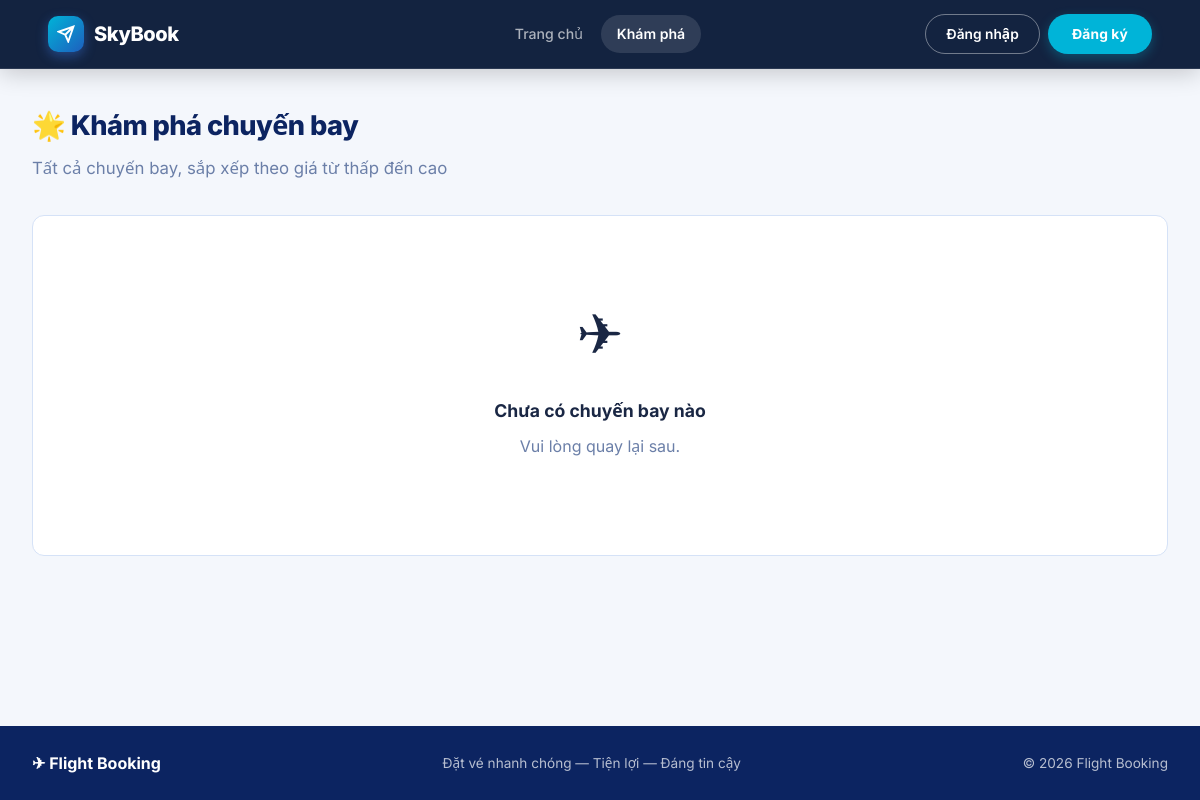
The page /recommendations/ on the database as committed earlier.
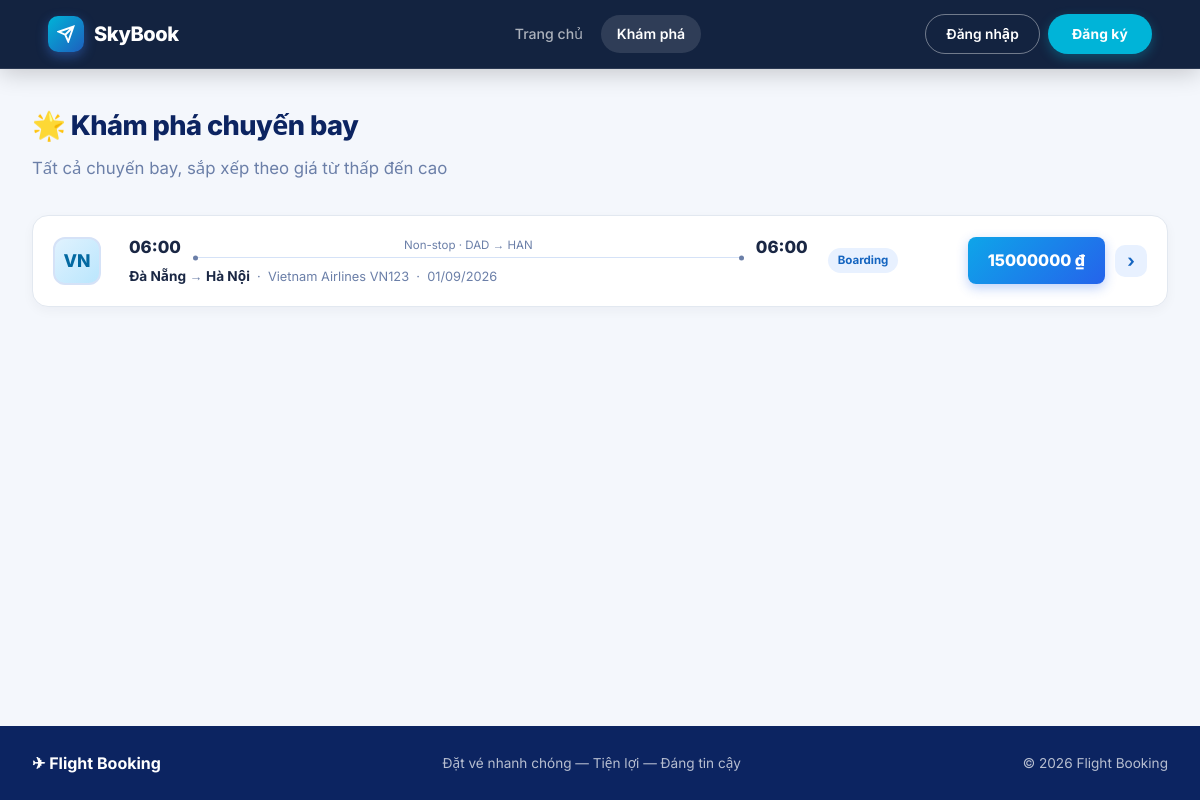
The same page on the database as committed later.
### flights/models.py (models this page shows, shortened)
class Flight(models.Model):
    STATUS_CHOICES = [
        ("scheduled", "Scheduled"),
        ("boarding", "Boarding"),
        ("departed", "Departed"),
        ("completed", "Completed"),
        ("cancelled", "Cancelled"),
    ]
    flight_number = models.CharField(max_length=20, verbose_name="Flight Number")
    airline = models.ForeignKey(Airline, on_delete=models.CASCADE, related_name="flights", verbose_name="Airline")
    aircraft = models.ForeignKey(Aircraft, on_delete=models.CASCADE, related_name="flights", verbose_name="Aircraft")
    departure_airport = models.ForeignKey(Airport, on_delete=models.CASCADE, related_name="departures", verbose_name="Departure Airport")
    arrival_airport = models.ForeignKey(Airport, on_delete=models.CASCADE, related_name="arrivals", verbose_name="Arrival Airport")
    departure_time = models.DateTimeField(db_index=True, verbose_name="Departure Time")
    arrival_time = models.DateTimeField(verbose_name="Arrival Time")
    price = models.DecimalField(max_digits=12, decimal_places=2, verbose_name="Base Price")
    status = models.CharField(max_length=20, choices=STATUS_CHOICES, default="scheduled", db_index=True, verbose_name="Status")
    class Meta:
        verbose_name = "Flight"
        verbose_name_plural = "Flights"

class Airline(models.Model):
    name = models.CharField(max_length=100, verbose_name="Airline Name")
    code = models.CharField(max_length=10, unique=True, verbose_name="Airline Code")
    logo = models.URLField(blank=True, verbose_name="Logo URL")
    class Meta:
        verbose_name = "Airline"
        verbose_name_plural = "Airlines"

class Airport(models.Model):
    name = models.CharField(max_length=150, verbose_name="Airport Name")
    code = models.CharField(max_length=10, unique=True, verbose_name="Airport Code")
    city = models.CharField(max_length=100, verbose_name="City")
    class Meta:
        verbose_name = "Airport"
        verbose_name_plural = "Airports"

### recommendations/views.py (the view)
def recommendations(request):
    flights = Flight.objects.select_related(
        "airline", "departure_airport", "arrival_airport"
    ).order_by("price")
    return render(
        request,
        "recommendations/recommendations.html",
        {"flights": flights}
    )

### templates/recommendations/recommendations.html (shortened to what this page needs)
{% extends "base.html" %}
{% block content %}
<h1>🌟 Khám phá chuyến bay</h1>
<p class="page-subtitle">Tất cả chuyến bay, sắp xếp theo giá từ thấp đến cao</p>
{% for flight in flights %}
<div class="flight-result">
  <div class="fr-logo">{{ flight.airline.code|default:flight.airline.name|slice:":2"|upper }}</div>
  <div class="fr-info">
    <div class="fr-times">
      <span class="fr-time">{{ flight.departure_time|date:"H:i" }}</span>
      <div class="fr-duration-line">
        <span>Non-stop · {{ flight.departure_airport.code }} → {{ flight.arrival_airport.code }}</span>
        <div class="fr-line"></div>
      </div>
      <span class="fr-time">{{ flight.arrival_time|date:"H:i" }}</span>
    </div>
    <div class="fr-route">
      <strong>{{ flight.departure_airport.city }}</strong> → <strong>{{ flight.arrival_airport.city }}</strong>
      &nbsp;·&nbsp; {{ flight.airline.name }} {{ flight.flight_number }}
      &nbsp;·&nbsp; {{ flight.departure_time|date:"d/m/Y" }}
    </div>
  </div>
  <div class="fr-tags"><span class="fr-tag">{{ flight.get_status_display }}</span></div>
  <div class="fr-price-block">
    <a href="{% url 'create_booking' flight.id %}" class="fr-price-btn">{{ flight.price|floatformat:0 }} ₫</a>
    <a href="{% url 'flight_detail' flight.id %}" class="fr-chevron">›</a>
  </div>
</div>
{% empty %}
<div class="empty-state">
  <div class="empty-icon">✈</div>
  <h3>Chưa có chuyến bay nào</h3>
  <p>Vui lòng quay lại sau.</p>
</div>
{% endfor %}
{% endblock %}

Rows that differ between the two databases and show on the page:
added Flight: airline.code "VN", departure_time "06:00", departure_airport.code "DAD", arrival_airport.code "HAN", arrival_time "06:00", departure_airport.city "Đà Nẵng", arrival_airport.city "Hà Nội", airline.name "Vietnam Airlines", flight_number "VN123", departure_time "01/09/2026", status "Boarding", price "15000000"
Other text that changed with them:
text no longer shown: "✈ Chưa có chuyến bay nào Vui lòng quay lại sau."
